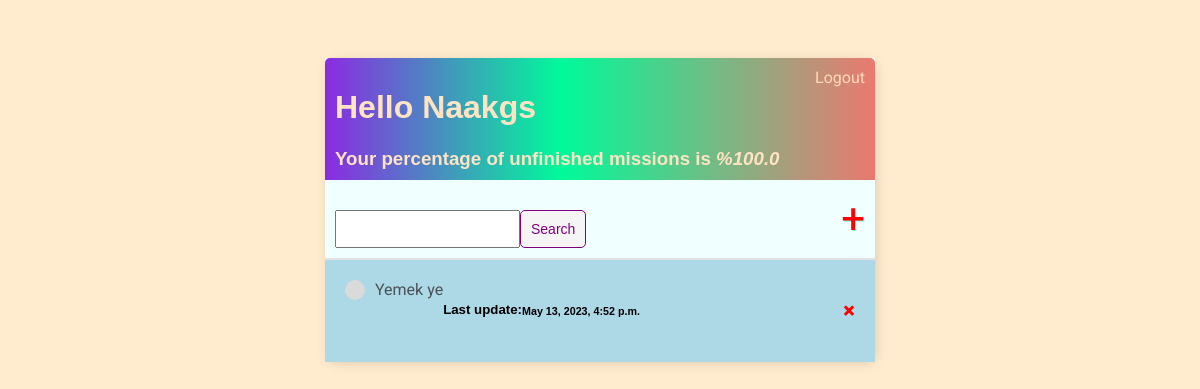
Before: / (signed in) with the older database file.
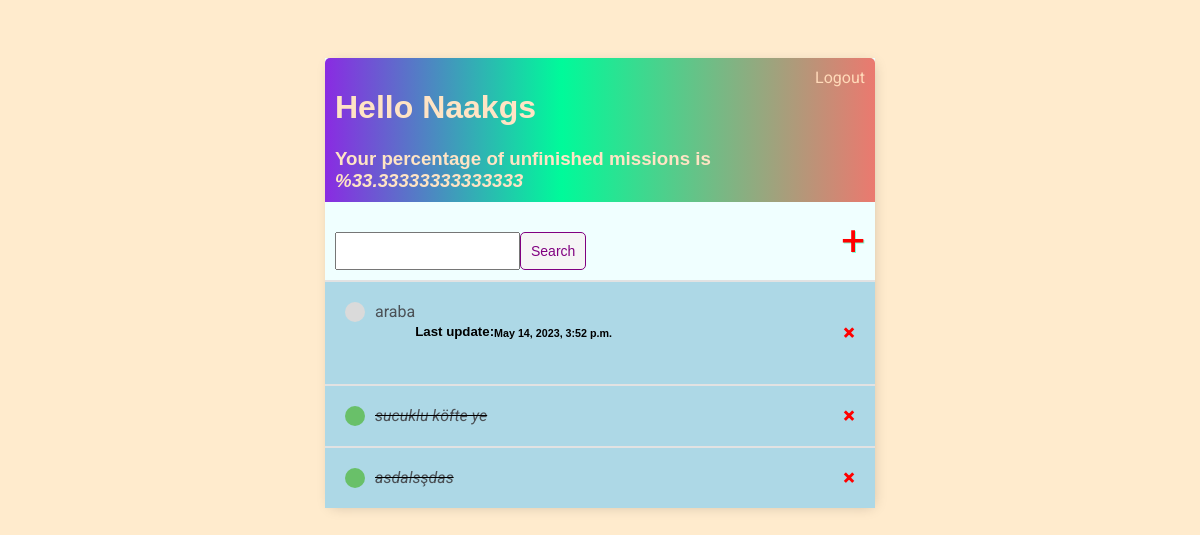
After: the same page with the newer database file.
### base/models.py (models this page shows)
class Task(models.Model):
    user=models.ForeignKey(
        User , on_delete=models.CASCADE,null=True,blank=True
    )
    title=models.CharField(max_length=200)
    description=models.TextField(null=True,blank=True)
    complete = models.BooleanField(default=False)
    created=models.DateTimeField(auto_now_add=True)
    def __str__(self):
        return self.title
    class Meta:
        ordering = ["complete"]

### base/views.py (the view)
# urls.py: path("", TaskList.as_view(), name="tasks"),
class TaskList(LoginRequiredMixin,ListView):
    model = Task
    context_object_name = "tasks"
    def get_context_data(self, **kwargs):
        context=super().get_context_data(**kwargs)
        context["tasks"] = context["tasks"].filter(user=self.request.user)
        context["count"] = context["tasks"].filter(complete=False).count()
        context["total"]=context["tasks"].count()
        if(context["total"]!=0):
            context["percantage"]=(context["count"]/context["total"])*100
        search_input=self.request.GET.get("search-area")or ""
        if search_input:
            context["tasks"] = context["tasks"].filter(title__startswith=search_input)
        context["search_input"]=search_input;
        return context

### base/templates/base/task_list.html
{% extends "base/main.html" %}
{% block content %}
<div class="header-bar">
    <div>
        <h1>Hello {{ request.user|title }}</h1>
        <h3 style="margin:0">Your percentage of unfinished missions is  <i> %{{ percantage }}</i></h3>
    </div>
    {% if request.user.is_authenticated%}
    <a href="{% url "logout" %}">Logout</a>
    {% else %}
    <a href="{% url "login" %}">Login</a>
    {% endif %}
</div>
<div id="search-add-wrapper">
<form method="GET" style="margin-top: 20px;display: flex">
    <input type="text" name="search-area" value="{{ search_input }}">
    <input class="button" type="submit" value="Search">
</form>
    <a id="add-link" href="{% url "task-create" %}">&#x2b;</a>
</div>
<div class="task-items-wrapper">
    {% for task in tasks %}
    <div class="task-wrapper">
        {% if task.complete %}
        <div class="task-title">
             <div class="task-complete-icon"></div>
             <i><s><a href="{% url "task-update" task.id %}">{{ task }}</a> </s></i>
        </div>
        <a class="delete-link" href="{% url "task-delete" task.id %}">&#215;</a>
        {% else %}
        <div class="task-title">
            <div class="task-incomplete-icon"></div>
            <a href="{% url "task-update" task.id %}">{{ task }} </a>
            <h5>Last update: </h5>
            <h6>{{ task.created }}</h6>
        </div>
        <a class="delete-link" href="{% url "task-delete" task.id %}">&#215;</a>
        {% endif %}
    </div>
{% empty %}
<h3>No items in list</h3>
{% endfor %}
</div>
{% endblock %}

Changed rows visible on the page:
removed Task: title "Yemek ye", created "May 13, 2023, 4:52 p.m."
added Task: title "araba", created "May 14, 2023, 3:52 p.m."
added Task: title "sucuklu köfte ye"
added Task: title "asdalsşdas"
Other visible differences:
{{ percantage }}: "100.0" → "33.33333333333333"
